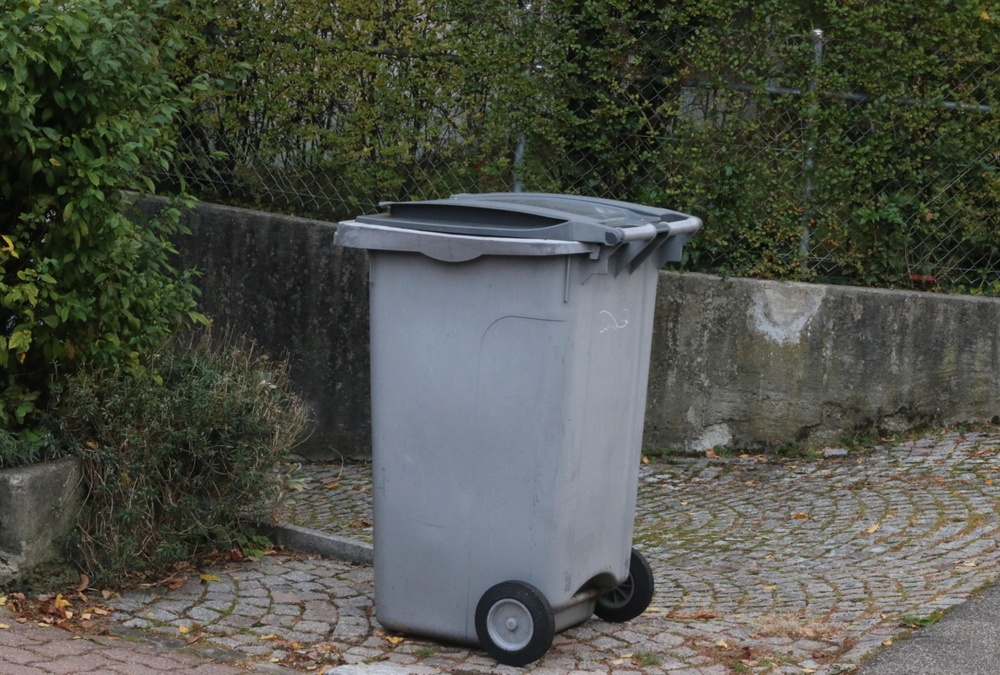
#> input picture data/input/1002.jpg, 1000 x 675 px, shrunk from 1518 x 1024 before the run
$ python simple_blur.py
#> lines starting #> are read from the running program, lines starting #| are printed output that depends on the picture; after the words box and inside, x2 and y2 are one past the last pixel; in counts of white or black regions, pixels touching at a corner belong together
### kernel.py
import numpy as np
import cv2

# [8 lines left out: function Radial, not called in this run]


def Tanh(r=5, kernel_size=11):
    kernel = np.zeros((kernel_size, kernel_size))
    center = kernel_size // 2
    for i in range(kernel_size):
        for j in range(kernel_size):
            kernel[i][j] = 0.5 + 0.5 * np.tanh(0.25 * (r ** 2 - (i - center) ** 2 - (j - center) ** 2) + 0.5)
    return kernel / kernel.sum()


def Mean(kernel_size=11):
    kernel = np.ones((kernel_size, kernel_size))
    return kernel / kernel.sum()


# [2 lines that do not run on import are left out]


### simple_blur.py
import pdb
import cv2
import argparse
import numpy as np
from kernel import Mean, Radial, Tanh
from modify_depth import ModifyDepthByMask

class SimpleBlur():
    def __init__(self, kernel_size=21, kernel_type='tanh') -> None:
        self.kernel_size = kernel_size
        self.kernel_type = kernel_type
        if kernel_type == 'mean':
            self.kernel = Mean(kernel_size=kernel_size)
        elif kernel_type == 'radial':
            r = kernel_size // 2 - 1
            self.kernel = Radial(r=r, kernel_size=kernel_size)
        elif kernel_type == 'tanh':
            r = kernel_size // 2 - 1
            self.kernel = Tanh(r=r, kernel_size=kernel_size)
        elif kernel_type == 'gauss':
            self.kernel = cv2.GaussianBlur


    def forward(self, image, front_mask, back_mask, return_inter=False):
        front_image = image * front_mask
        # Original: blur only backgounds, then mask
        # back_image = image * back_mask
        # blured_image = self.kernel(back_image, (self.kernel_size, self.kernel_size), -1)
        # blured_image_back = blured_image * back_mask

        # Improved: blur using whole image, then mask
        if isinstance(self.kernel, np.ndarray):
            blured_image = cv2.filter2D(image, -1, self.kernel)
        else:
            blured_image = self.kernel(image, (self.kernel_size, self.kernel_size), -1)
        blured_image_back = blured_image * back_mask

        full_image = front_image + blured_image_back.astype(int)
        if return_inter:
            return full_image, front_image, blured_image_back
        else:
            return full_image


if __name__ == '__main__':
    # read image
    argument_parser = argparse.ArgumentParser()
    argument_parser.add_argument('--ksize', type=int, default=15)
    argument_parser.add_argument('--threshold', type=int, default=30)
    argument_parser.add_argument('--ktype', type=str, default='tanh', choices=['mean', 'gauss', 'radius', 'tanh'])
    argument_parser.add_argument('--mdepth', action='store_true')

    args = argument_parser.parse_args()

    image = cv2.imread('./data/input/1002.jpg')
#> image is the input picture: shape (675, 1000, 3); mean B, G, R 72.2, 81.2, 78.3

    depth = cv2.imread('./data/depth/1002-depth.png')
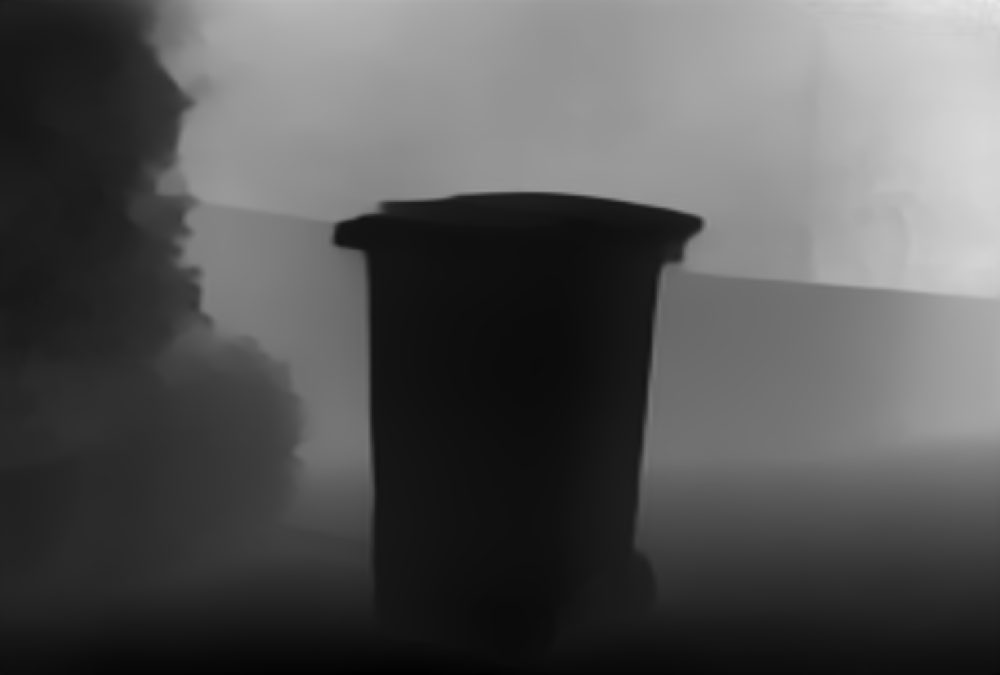
#> input picture data/depth/1002-depth.png, 1000 x 675 px, shrunk from 1518 x 1024 before the run
#> depth is the input picture: shape (675, 1000, 3); min 0, max 234, mean 85.3

    if args.mdepth:
        depth_modifier = ModifyDepthByMask()
        mask = cv2.imread('./data/mask/1002-mask.png')
        modified_depth = depth_modifier.forward(depth, mask)
        cv2.imwrite('./data/depth_modify/1002-depth-modify.png', modified_depth)
        depth = modified_depth


    depth = depth / depth.max() * 255
    depth = depth.astype(int)
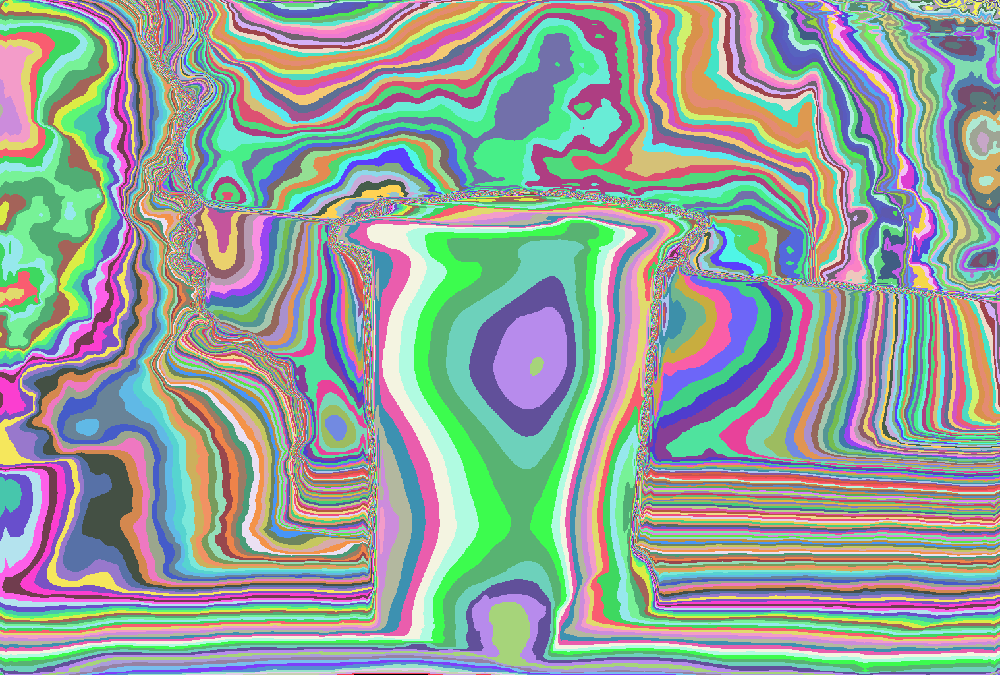
#> depth: shape (675, 1000, 3) int64; 235 distinct labels, from 0 to 255; one colour per label, 0 black

    front_mask = depth <= args.threshold
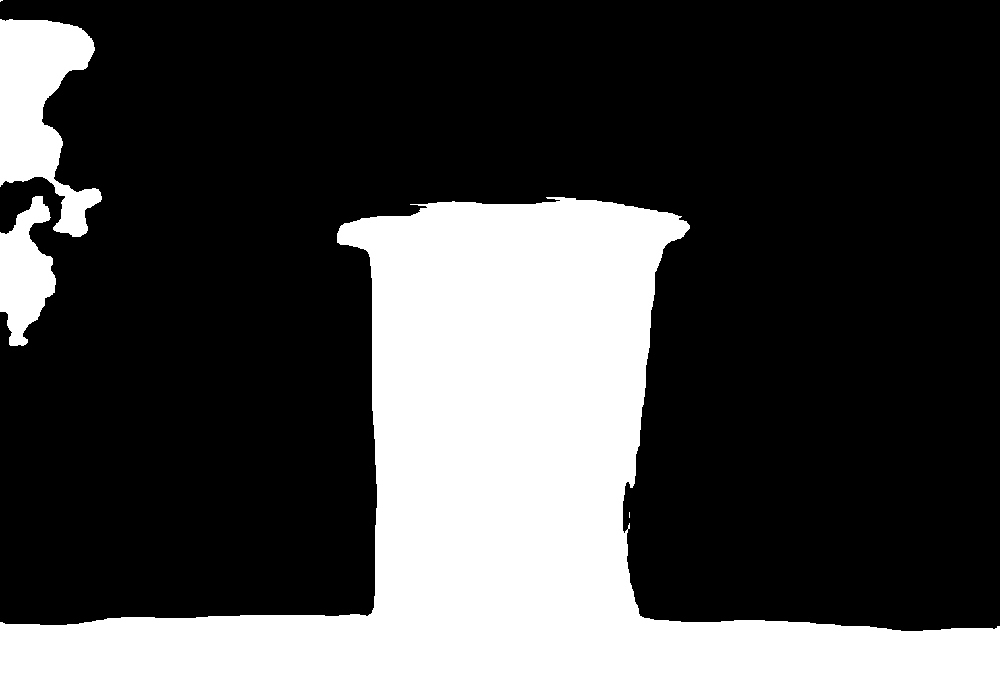
#> front_mask: shape (675, 1000, 3) bool; 27.3% white; 5 white regions (2 under 20 px), largest, box (x1, y1, x2, y2) and area: (0, 197, 1000, 675) 167333, (0, 19, 102, 237) 11975, (0, 196, 56, 346) 5153
    back_mask = depth > args.threshold


    blur = SimpleBlur(kernel_size=args.ksize, kernel_type=args.ktype)
    full, front, blurd_back = blur.forward(image, front_mask, back_mask, return_inter=True)
#> in forward, `front_image = image * front_mask`:
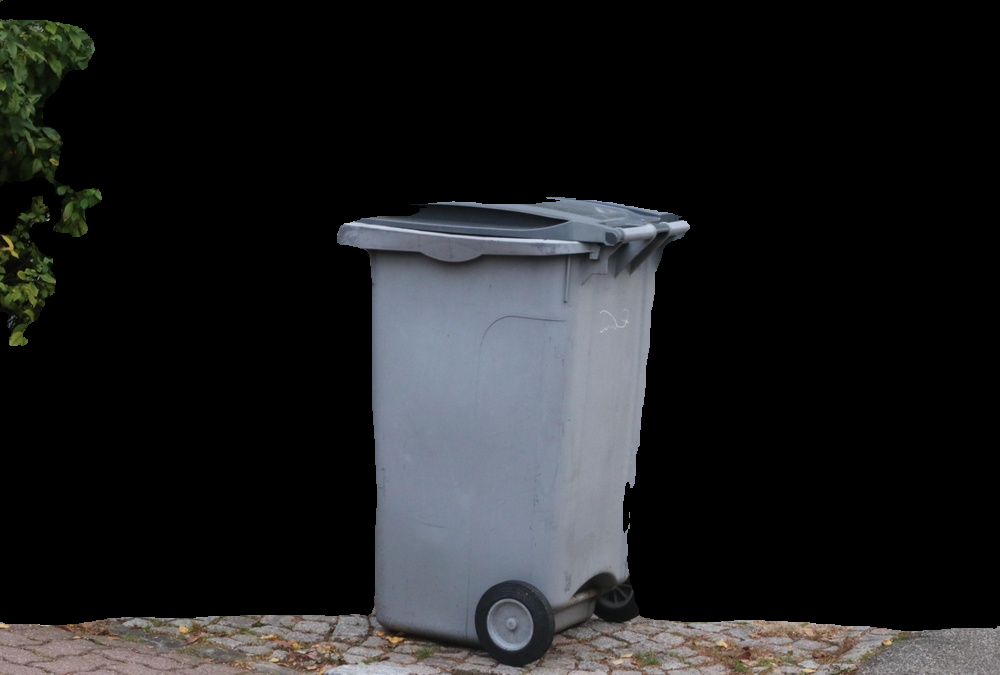
#> front_image: shape (675, 1000, 3); mean B, G, R 32.6, 31.4, 30.7
#> in forward, `blured_image_back = blured_image * back_mask`:
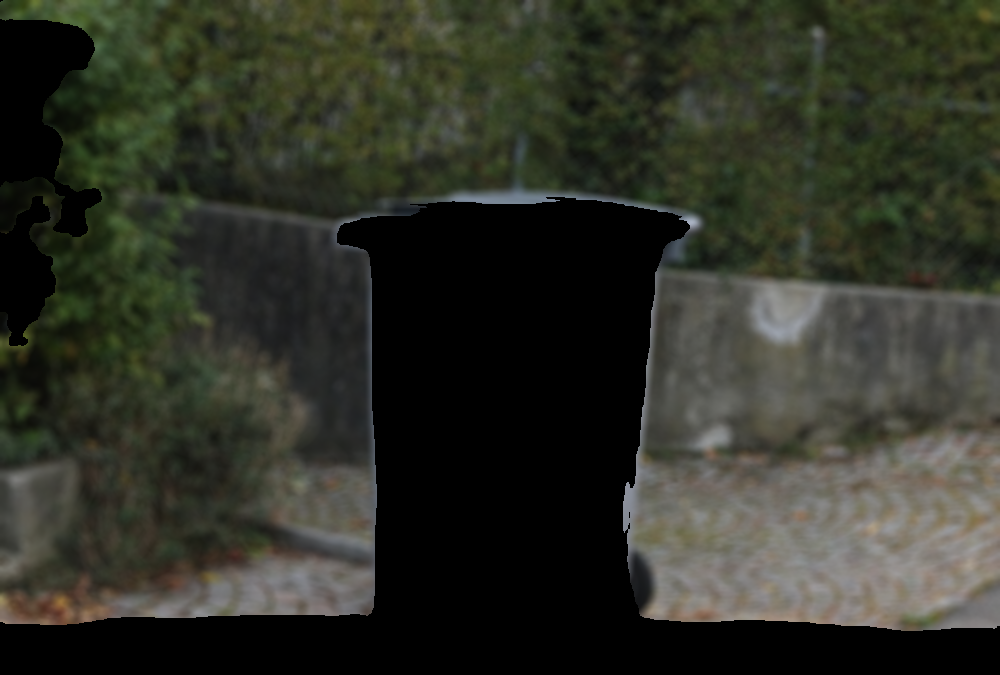
#> blured_image_back: shape (675, 1000, 3); mean B, G, R 39.6, 49.8, 47.7
#> in forward, `full_image = front_image + blured_image_back.astype(int)`:
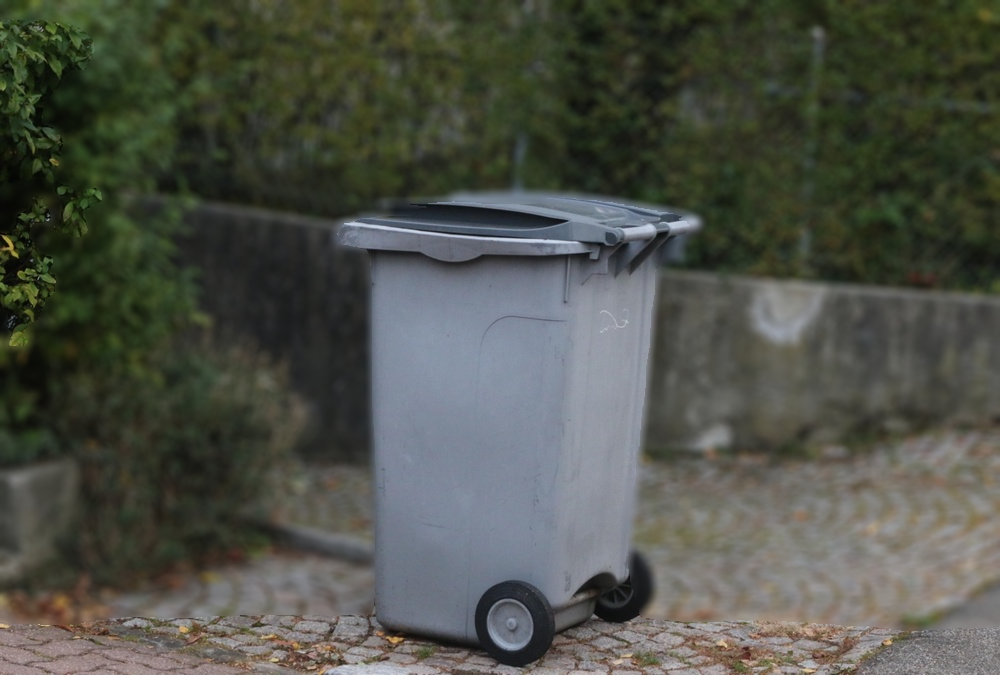
#> full_image: shape (675, 1000, 3) int64; mean B, G, R 72.3, 81.2, 78.4

    cv2.imwrite('./output/simple/blured.png', full)
    cv2.imwrite('./output/simple/blured_back.png', blurd_back)
    cv2.imwrite('./output/simple/front.png', front)
